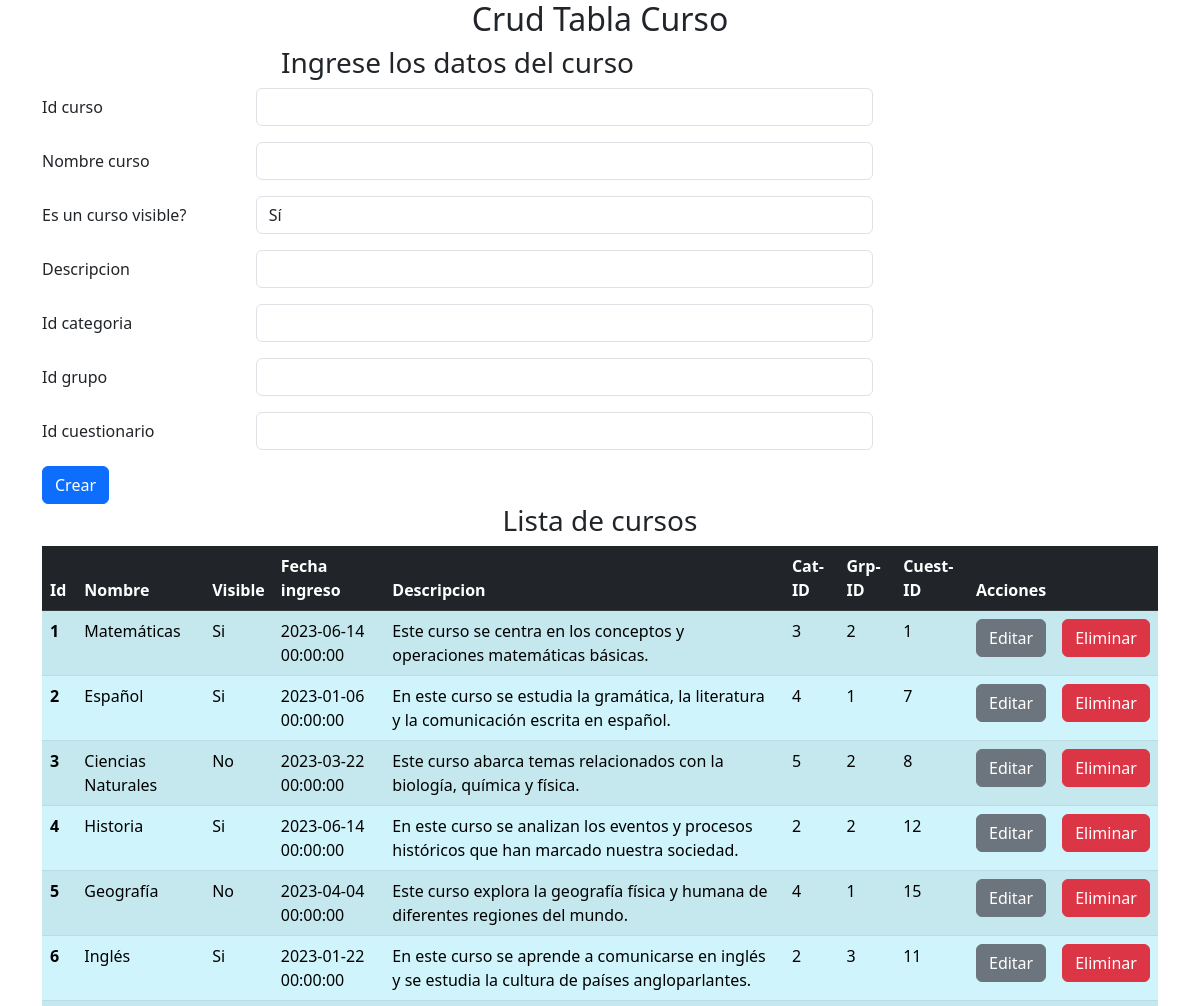
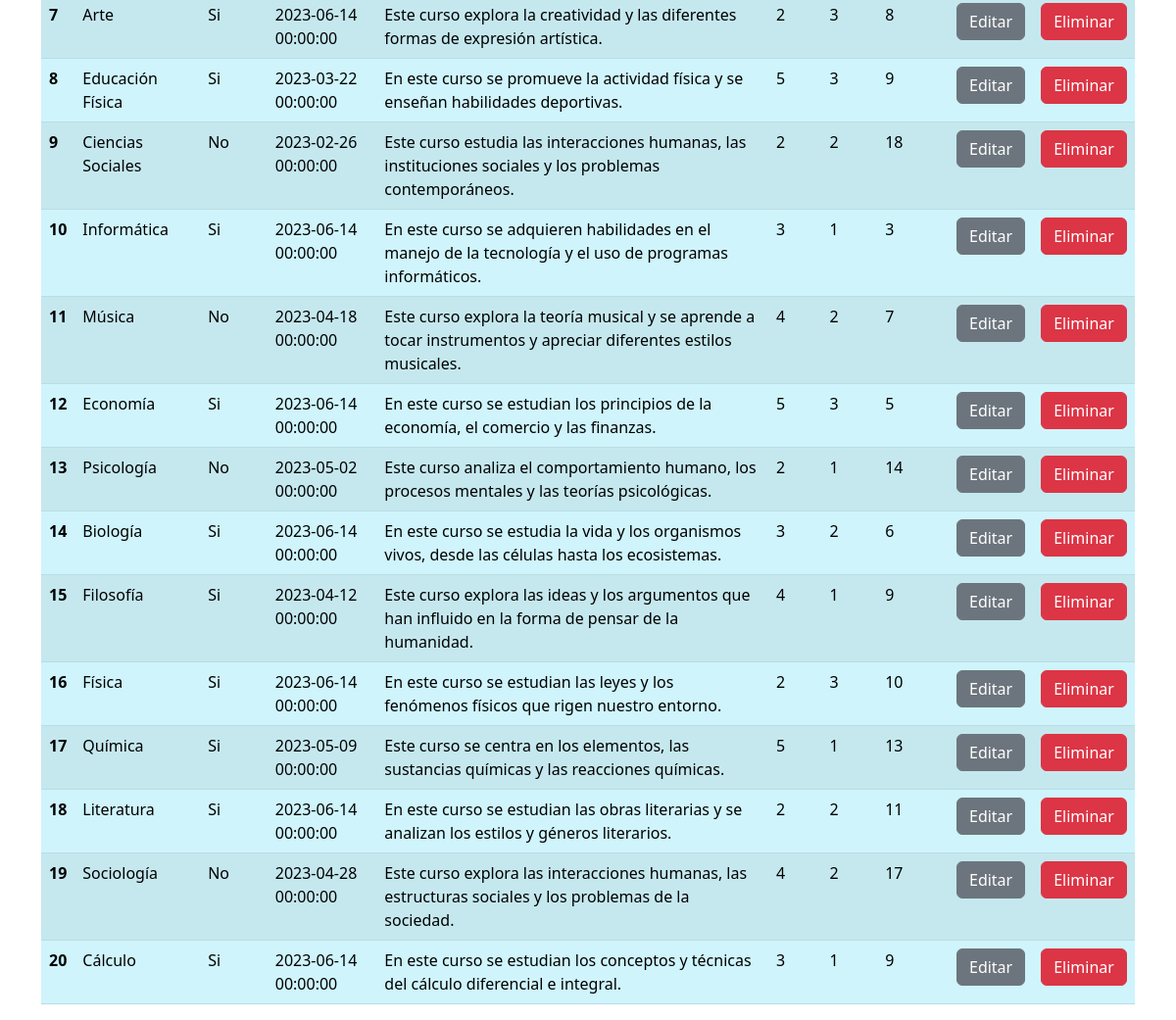
The page / on the database its author committed (2 pictures, top to bottom).
### tables this page shows
CREATE TABLE IF NOT EXISTS `curso` (
  `id_curso` int(11) NOT NULL,
  `nombre_curso` varchar(100) NOT NULL,
  `visible` varchar(2) NOT NULL DEFAULT 'Si',
  `fecha_ingreso` datetime DEFAULT current_timestamp(),
  `descripcion` varchar(1000) DEFAULT NULL,
  `id_categoria` int(11) NOT NULL,
  `id_grupo` int(11) NOT NULL,
  `id_cuestionario` int(11) NOT NULL,
  PRIMARY KEY (`id_curso`) USING BTREE
);

### index.php (the view, shortened to what this page needs)
<?php
include("conexion.php");
mysqli_set_charset($conection, "utf8");
$sql = "select * from curso";
$query = mysqli_query($conection, $sql);
?>
<!doctype html>
<html lang="es">
<head>
    <link rel="stylesheet" href="https://cdn.jsdelivr.net/npm/bootstrap@5.3.0/dist/css/bootstrap.min.css">
</head>
<body>
    <div class="container">
        <h2 class="text-center">Crud Tabla Curso</h2>
        <div class="row">
            <div class="col-9">
                <h3 class="text-center">Ingrese los datos del curso</h3>
                <form action="store.php" method="post">
                    <div class="row mb-3">
                        <label for="id_curso" class="col-sm-3 col-form-label">Id curso</label>
                        <div class="col-sm-9">
                            <input type="number" class="form-control" id="id_curso" name="id_curso">
                        </div>
                    </div>
                    <div class="row mb-3">
                        <label for="nombre_curso" class="col-sm-3 col-form-label">Nombre curso</label>
                        <div class="col-sm-9">
                            <input type="text" class="form-control" id="nombre_curso" name="nombre_curso">
                        </div>
                    </div>
                    <div class="row mb-3">
                        <label for="visible" class="col-sm-3 col-form-label">Es un curso visible?</label>
                        <div class="col-sm-9">
                            <select class="form-control" id="visible" name="visible">
                                <option value="Si">Sí</option>
                            </select>
                        </div>
                    </div>
                    <div class="row mb-3">
                        <label for="descripcion" class="col-sm-3 col-form-label">Descripcion</label>
                        <div class="col-sm-9">
                            <input type="text" class="form-control" id="descripcion" name="descripcion">
                        </div>
                    </div>
                    <div class="row mb-3">
                        <label for="id_categoria" class="col-sm-3 col-form-label">Id categoria</label>
                        <div class="col-sm-9">
                            <input type="number" class="form-control" id="id_categoria" name="id_categoria">
                        </div>
                    </div>
                    <div class="row mb-3">
                        <label for="id_grupo" class="col-sm-3 col-form-label">Id grupo</label>
                        <div class="col-sm-9">
                            <input type="number" class="form-control" id="id_grupo" name="id_grupo">
                        </div>
                    </div>
                    <div class="row mb-3">
                        <label for="id_cuestionario" class="col-sm-3 col-form-label">Id cuestionario</label>
                        <div class="col-sm-9">
                            <input type="number" class="form-control" id="id_cuestionario" name="id_cuestionario">
                        </div>
                    </div>
                    <button type="submit" class="btn btn-primary">Crear</button>
                </form>
            </div>
        </div>
        <div class="container">
            <div class="row">
                <h3 class="text-center">Lista de cursos</h3>
                <table class="table table-striped table-hover table-info">
                    <thead class="table-dark">
                        <tr>
                            <th scope="col">Id</th>
                            <th scope="col">Nombre</th>
                            <th scope="col">Visible</th>
                            <th scope="col">Fecha ingreso</th>
                            <th scope="col">Descripcion</th>
                            <th scope="col">Cat-ID</th>
                            <th scope="col">Grp-ID</th>
                            <th scope="col">Cuest-ID</th>
                            <th scope="col" colspan="2" align="center">Acciones</th>
                        </tr>
                    </thead>
                    <tbody>
                        <?php while ($row = mysqli_fetch_array($query)) : ?>
                            <tr>
                                <?php $id_curso = $row['id_curso'] ?>
                                <th scope="row"><?php echo $id_curso ?></th>
                                <td><?php echo $row['nombre_curso'] ?></td>
                                <td><?php echo $row['visible'] ?></td>
                                <td><?php echo $row['fecha_ingreso'] ?></td>
                                <td><?php echo $row['descripcion'] ?></td>
                                <td><?php echo $row['id_categoria'] ?></td>
                                <td><?php echo $row['id_grupo'] ?></td>
                                <td><?php echo $row['id_cuestionario'] ?></td>
                                <td><a href="edit.php?id_curso=<?php echo $id_curso; ?>" class="btn btn-secondary">Editar</a></td>
                                <td><a href="destroy.php?id_curso=<?php echo $id_curso; ?>" class="btn btn-danger"  onclick="return confirm('¿Estás seguro de que quieres eliminar el dato')">Eliminar</a></td>
                            </tr>
                        <?php endwhile; ?>
                    </tbody>
                </table>
            </div>
        </div>
    </div>
</body>
</html>

### rows shown on the page
curso: id_curso "1", nombre_curso "Matemáticas", visible "Si", fecha_ingreso "2023-06-14 00:00:00", descripcion "Este curso se centra en los conceptos y operaciones matemáticas básicas.", id_categoria "3", id_grupo "2", id_cuestionario "1"
curso: id_curso "2", nombre_curso "Español", visible "Si", fecha_ingreso "2023-01-06 00:00:00", descripcion "En este curso se estudia la gramática, la literatura y la comunicación escrita en español.", id_categoria "4", id_grupo "1", id_cuestionario "7"
curso: id_curso "3", nombre_curso "Ciencias Naturales", visible "No", fecha_ingreso "2023-03-22 00:00:00", descripcion "Este curso abarca temas relacionados con la biología, química y física.", id_categoria "5", id_grupo "2", id_cuestionario "8"
curso: id_curso "4", nombre_curso "Historia", visible "Si", fecha_ingreso "2023-06-14 00:00:00", descripcion "En este curso se analizan los eventos y procesos históricos que han marcado nuestra sociedad.", id_categoria "2", id_grupo "2", id_cuestionario "12"
curso: id_curso "5", nombre_curso "Geografía", visible "No", fecha_ingreso "2023-04-04 00:00:00", descripcion "Este curso explora la geografía física y humana de diferentes regiones del mundo.", id_categoria "4", id_grupo "1", id_cuestionario "15"
curso: id_curso "6", nombre_curso "Inglés", visible "Si", fecha_ingreso "2023-01-22 00:00:00", descripcion "En este curso se aprende a comunicarse en inglés y se estudia la cultura de países angloparlantes.", id_categoria "2", id_grupo "3", id_cuestionario "11"
curso: id_curso "7", nombre_curso "Arte", visible "Si", fecha_ingreso "2023-06-14 00:00:00", descripcion "Este curso explora la creatividad y las diferentes formas de expresión artística.", id_categoria "2", id_grupo "3", id_cuestionario "8"
curso: id_curso "8", nombre_curso "Educación Física", visible "Si", fecha_ingreso "2023-03-22 00:00:00", descripcion "En este curso se promueve la actividad física y se enseñan habilidades deportivas.", id_categoria "5", id_grupo "3", id_cuestionario "9"
curso: id_curso "9", nombre_curso "Ciencias Sociales", visible "No", fecha_ingreso "2023-02-26 00:00:00", descripcion "Este curso estudia las interacciones humanas, las instituciones sociales y los problemas contemporáneos.", id_categoria "2", id_grupo "2", id_cuestionario "18"
curso: id_curso "10", nombre_curso "Informática", visible "Si", fecha_ingreso "2023-06-14 00:00:00", descripcion "En este curso se adquieren habilidades en el manejo de la tecnología y el uso de programas informáticos.", id_categoria "3", id_grupo "1", id_cuestionario "3"
curso: id_curso "11", nombre_curso "Música", visible "No", fecha_ingreso "2023-04-18 00:00:00", descripcion "Este curso explora la teoría musical y se aprende a tocar instrumentos y apreciar diferentes estilos musicales.", id_categoria "4", id_grupo "2", id_cuestionario "7"
curso: id_curso "12", nombre_curso "Economía", visible "Si", fecha_ingreso "2023-06-14 00:00:00", descripcion "En este curso se estudian los principios de la economía, el comercio y las finanzas.", id_categoria "5", id_grupo "3", id_cuestionario "5"
curso: id_curso "13", nombre_curso "Psicología", visible "No", fecha_ingreso "2023-05-02 00:00:00", descripcion "Este curso analiza el comportamiento humano, los procesos mentales y las teorías psicológicas.", id_categoria "2", id_grupo "1", id_cuestionario "14"
curso: id_curso "14", nombre_curso "Biología", visible "Si", fecha_ingreso "2023-06-14 00:00:00", descripcion "En este curso se estudia la vida y los organismos vivos, desde las células hasta los ecosistemas.", id_categoria "3", id_grupo "2", id_cuestionario "6"
curso: id_curso "15", nombre_curso "Filosofía", visible "Si", fecha_ingreso "2023-04-12 00:00:00", descripcion "Este curso explora las ideas y los argumentos que han influido en la forma de pensar de la humanidad.", id_categoria "4", id_grupo "1", id_cuestionario "9"
curso: id_curso "16", nombre_curso "Física", visible "Si", fecha_ingreso "2023-06-14 00:00:00", descripcion "En este curso se estudian las leyes y los fenómenos físicos que rigen nuestro entorno.", id_categoria "2", id_grupo "3", id_cuestionario "10"
curso: id_curso "17", nombre_curso "Química", visible "Si", fecha_ingreso "2023-05-09 00:00:00", descripcion "Este curso se centra en los elementos, las sustancias químicas y las reacciones químicas.", id_categoria "5", id_grupo "1", id_cuestionario "13"
curso: id_curso "18", nombre_curso "Literatura", visible "Si", fecha_ingreso "2023-06-14 00:00:00", descripcion "En este curso se estudian las obras literarias y se analizan los estilos y géneros literarios.", id_categoria "2", id_grupo "2", id_cuestionario "11"
curso: id_curso "19", nombre_curso "Sociología", visible "No", fecha_ingreso "2023-04-28 00:00:00", descripcion "Este curso explora las interacciones humanas, las estructuras sociales y los problemas de la sociedad.", id_categoria "4", id_grupo "2", id_cuestionario "17"
curso: id_curso "20", nombre_curso "Cálculo", visible "Si", fecha_ingreso "2023-06-14 00:00:00", descripcion "En este curso se estudian los conceptos y técnicas del cálculo diferencial e integral.", id_categoria "3", id_grupo "1", id_cuestionario "9"
